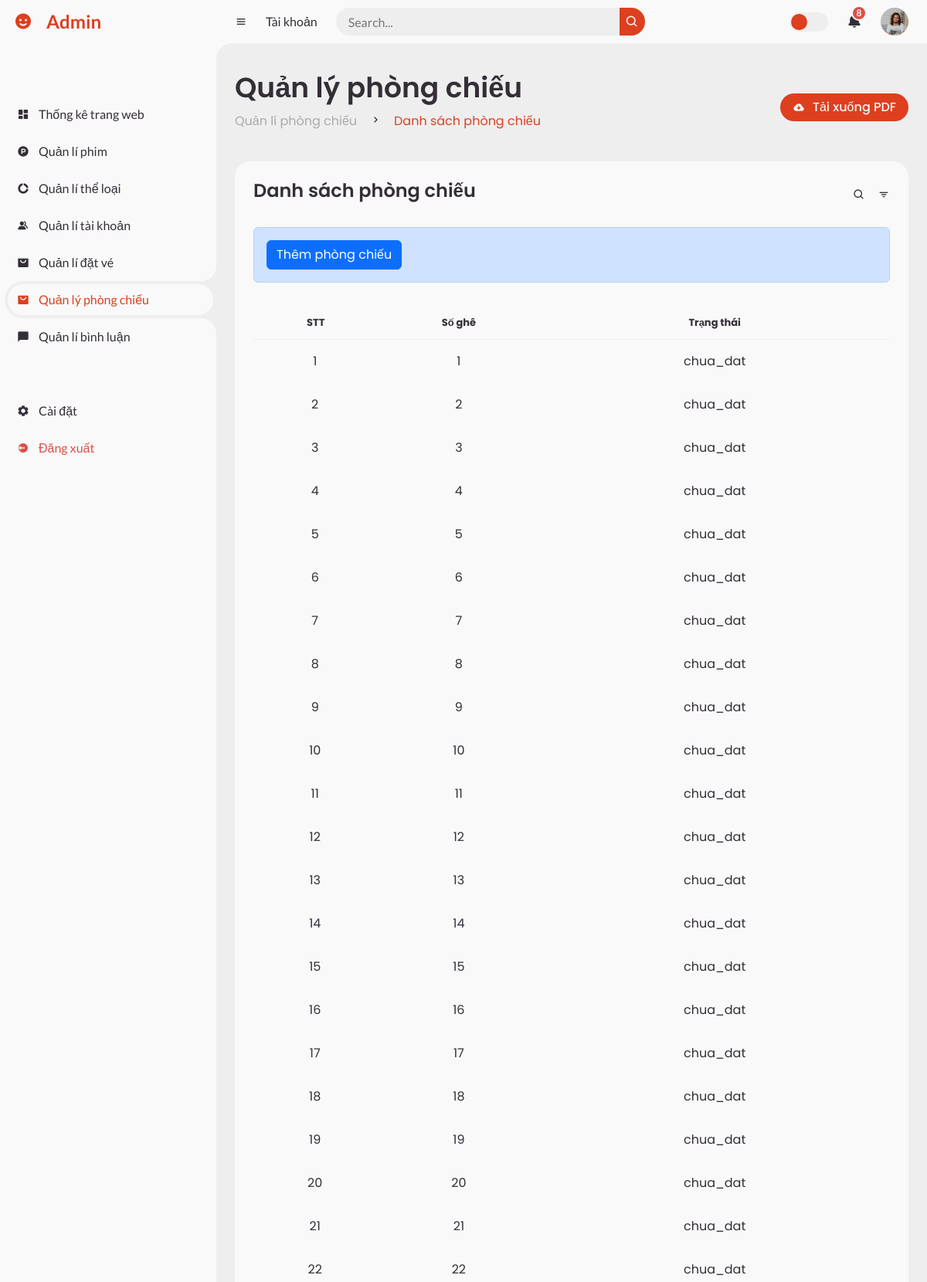
The page /admin/index.php?action=listRoom (upper part) on the database its author committed.
### tables this page shows
CREATE TABLE `ghe` (
  `ma_ghe` int(11) NOT NULL,
  `so_ghe` varchar(10) NOT NULL,
  `trang_thai` varchar(20) DEFAULT 'chua_dat'
);

### models/pdo.php (called while the page is built, shortened)
<?php
function pdo_get_connection(){
    $servername = "localhost";
    $username = "root";
    $password = "";
    try {
        $conn = new PDO("mysql:host=$servername;dbname=da1_vephim", $username, $password);
        $conn->setAttribute(PDO::ATTR_ERRMODE, PDO::ERRMODE_EXCEPTION);
        return $conn;
    } catch(PDOException $e) {
        echo "Connection failed: " . $e->getMessage();
    }
}
function pdo_query($sql){
    $sql_args=array_slice(func_get_args(),1);
    try{
        $conn=pdo_get_connection();
        $stmt=$conn->prepare($sql);
        $stmt->execute($sql_args);
        $rows=$stmt->fetchAll();
        return $rows;
    }
    catch(PDOException $e){
        throw $e;
    }
    finally{
        unset($conn);
    }
}
?>

### models/adminModel/roomModel.php (called while the page is built, shortened)
<?php
function allRoom(){
    $sql="SELECT * FROM ghe";
    return pdo_query($sql);
}

### admin/room/listRoom.php (the view, shortened to what this page needs)
<section id="content">
    <nav>
        <i class='bx bx-menu'></i>
        <a href="#" class="nav-link">Tài khoản</a>
        <form action="#">
            <div class="form-input">
                <input type="search" placeholder="Search...">
                <button type="submit" class="search-btn"><i class='bx bx-search'></i></button>
            </div>
        </form>
        <label for="switch-mode" class="switch-mode"></label>
        <a href="#" class="notification">
            <i class='bx bxs-bell'></i>
            <span class="num">8</span>
        </a>
        <a href="#" class="profile">
            <img src="img/people.png">
        </a>
    </nav>
    <main>
        <div class="head-title">
            <div class="left">
                <h1>Quản lý phòng chiếu</h1>
                <ul class="breadcrumb">
                    <li>
                        <a href="#">Quản lí phòng chiếu</a>
                    </li>
                    <li><i class='bx bx-chevron-right'></i></li>
                    <li>
                        <a class="active" href="#">Danh sách phòng chiếu</a>
                    </li>
                </ul>
            </div>
            <a href="#" class="btn-download">
                <i class='bx bxs-cloud-download'></i>
                <span class="text">Tải xuống PDF</span>
            </a>
        </div>
        <div class="table-data">
            <div class="order">
                <div class="head">
                    <h3>Danh sách phòng chiếu</h3>
                    <i class='bx bx-search'></i>
                    <i class='bx bx-filter'></i>
                </div>
                <div class="alert alert-primary add__btn__click">
                    <a class="btn btn-primary w100hz" href="index.php?action=addRoom">Thêm phòng chiếu</a>
                </div>
                <table>
                    <thead>
                    <tr class="tr_th">
                        <th>STT</th>
                        <th>Số ghê</th>
                        <th>Trạng thái</th>
                    </tr>
                    </thead>
                    <tbody>
                    <?php foreach ($listRoom as $keyuser => $value): ?>
                        <tr class="tr_td">
                            <td><?= $keyuser + 1 ?></td>
                            <td><?=$value['so_ghe']?></td>
                            <td><?=$value['trang_thai']?></td>
                        </tr>
                    <?php endforeach; ?>
                    </tbody>
                </table>
            </div>
        </div>
    </main>
</section>

### public/css/adminDetail.css (style rules this page uses)
:root { --nc-cl-hd: #cc3b1e; --nc-cl-hd2-dost: #dd3f1f; --nc-bg-bd: #ee4d2d; }
.add__btn__click { margin-bottom: 42px !important; }
#content nav form .form-input button { background-color: var(--nc-cl-hd2-dost); }
#content nav .switch-mode::before { background-color: var(--nc-cl-hd2-dost); }
#content main .head-title .left .breadcrumb li a.active { color: var(--nc-cl-hd2-dost) !important; }
#content main .head-title .btn-download { background-color: var(--nc-cl-hd2-dost); }
.tr_th th { text-align: center !important; }
.tr_td td { text-align: center !important; }
#content main .table-data .order table tr td:first-child { display: block; align-items: center; grid-gap: 12px; padding-left: 6px; }

### rows shown on the page
ghe: so_ghe "1", trang_thai "chua_dat"
ghe: so_ghe "2", trang_thai "chua_dat"
ghe: so_ghe "3", trang_thai "chua_dat"
ghe: so_ghe "4", trang_thai "chua_dat"
ghe: so_ghe "5", trang_thai "chua_dat"
ghe: so_ghe "6", trang_thai "chua_dat"
ghe: so_ghe "7", trang_thai "chua_dat"
ghe: so_ghe "8", trang_thai "chua_dat"
ghe: so_ghe "9", trang_thai "chua_dat"
ghe: so_ghe "10", trang_thai "chua_dat"
ghe: so_ghe "11", trang_thai "chua_dat"
ghe: so_ghe "12", trang_thai "chua_dat"
ghe: so_ghe "13", trang_thai "chua_dat"
ghe: so_ghe "14", trang_thai "chua_dat"
ghe: so_ghe "15", trang_thai "chua_dat"
ghe: so_ghe "16", trang_thai "chua_dat"
ghe: so_ghe "17", trang_thai "chua_dat"
ghe: so_ghe "18", trang_thai "chua_dat"
ghe: so_ghe "19", trang_thai "chua_dat"
ghe: so_ghe "20", trang_thai "chua_dat"
ghe: so_ghe "21", trang_thai "chua_dat"
ghe: so_ghe "22", trang_thai "chua_dat"
